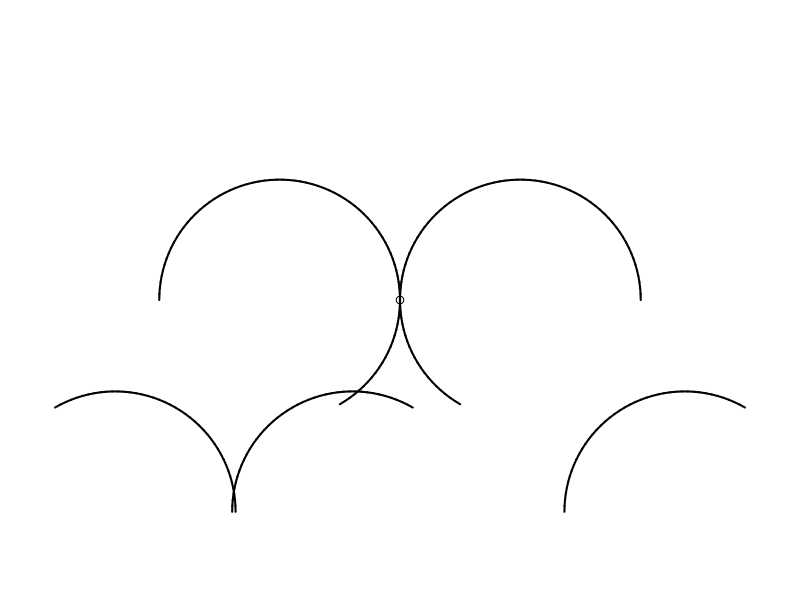

R code for this plot:

# Nov 5/17

rm( list=ls() )
library(igraph)
library(plotrix)  ## use draw.arc function


# adjacency matrix for ivy-pi

A <- matrix(0, 10, 10 ) ## 10 positions

g <- graph.adjacency(A)

# give edge attributes I think

#ll <- rbind( c(-2,0)+c(2,0),
#	c( -1/2, 1*0.866/2 )+c(2,0),
#        c( 1/2, -1*.866/2)+c(2,0), 
#                              # new 4
#                              # new 5
#        c( 2, 0)+c(2,0),
#        c( 1/2, 1*.866/2)+c(2,0),
#        c( -1/2, -1*.866/2 )+c(2,0),
#                             # new 9
#	                     # new 10
#  )


#pdf( file="ivypi.pdf", height=5, width=5 )

par( mar=rep(1/2,4)  )

#plot( g, layout=ll , 
#	vertex.size=15, edge.arrow.size=1, edge.arrow.width=1, 
#		 edge.lty=1, edge.color="blue", 
#		edge.width=2, vertex.color="magenta", margin=c(0,.4,0,.4), asp=0,
#		rescale=FALSE,
#		edge.curved=c(0,0), xlim=c( )

#symbols( -1/2, 0, circles=1/2, add=TRUE, lwd=2 , inches=FALSE )
#symbols( 1/2, 0, circles=1/2, add=TRUE , lwd=2, inches=FALSE )

plot( 0,0, xlim=c(-3,3), ylim=c(-3,3), axes=FALSE, xlab="", ylab="" )

#symbols( -1, 0, circles=1, add=TRUE, lwd=2, inches=FALSE )
#symbols( 1, 0, circles=1, add=TRUE, lwd=2, inches=FALSE )


draw.arc( -1, 0, angle1=(-pi/3), angle2=pi , lwd=2, col="black" )


# the followin attempt isn't working with curves...maybe just use lines/points

b1 <- sin( pi/3 )/( 1 + cos(pi/3) )
phi <- atan( b1 )  ## which is pi/6
hh <- 2*( sin(pi/3) + cos(pi/3) )
y3 <- -hh*cos( pi/6 )
x3 <-  1+hh*sin(pi/6)
draw.arc( x3, y3, angle1=(pi/3), angle2=(pi) , lwd=2, col="black" )
draw.arc( 1, 0, angle1=0, angle2=(2*pi-2*pi/3) , lwd=2, col="black" )

# flip side
draw.arc( -x3, y3, angle1=(0), angle2=(2*pi/3) , lwd=2, col="black" )

#?
draw.arc( -x3/6, y3, angle1=(pi/3), angle2=(pi) , lwd=2, col="black" )
